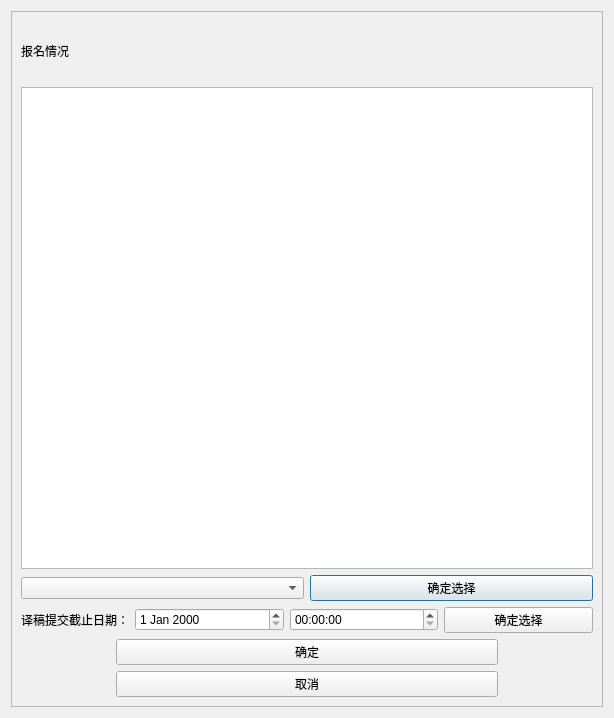
<?xml version="1.0" encoding="UTF-8"?>
<ui version="4.0">
 <class>chooseTrans_ui</class>
 <widget class="QDialog" name="chooseTrans_ui">
  <property name="geometry">
   <rect>
    <x>0</x>
    <y>0</y>
    <width>614</width>
    <height>718</height>
   </rect>
  </property>
  <property name="windowTitle">
   <string>Dialog</string>
  </property>
  <layout class="QHBoxLayout" name="horizontalLayout">
   <item>
    <widget class="QFrame" name="frame">
     <property name="styleSheet">
      <string notr="true">#frame{
	border-image: url(:/new/prefix1/m_icon/58a6bf16282d2.png);}</string>
     </property>
     <property name="frameShape">
      <enum>QFrame::StyledPanel</enum>
     </property>
     <property name="frameShadow">
      <enum>QFrame::Raised</enum>
     </property>
     <layout class="QVBoxLayout" name="verticalLayout_2">
      <item>
       <layout class="QVBoxLayout" name="verticalLayout">
        <item>
         <widget class="QLabel" name="label">
          <property name="minimumSize">
           <size>
            <width>0</width>
            <height>60</height>
           </size>
          </property>
          <property name="text">
           <string>报名情况</string>
          </property>
         </widget>
        </item>
        <item>
         <widget class="QTableWidget" name="tableWidget"/>
        </item>
        <item>
         <layout class="QHBoxLayout" name="horizontalLayout_2">
          <item>
           <widget class="QComboBox" name="comboBox"/>
          </item>
          <item>
           <widget class="QPushButton" name="btnChoose">
            <property name="cursor">
             <cursorShape>PointingHandCursor</cursorShape>
            </property>
            <property name="text">
             <string>确定选择</string>
            </property>
           </widget>
          </item>
         </layout>
        </item>
       </layout>
      </item>
      <item>
       <layout class="QHBoxLayout" name="horizontalLayout_9">
        <item>
         <widget class="QLabel" name="labelDDL">
          <property name="sizePolicy">
           <sizepolicy hsizetype="Maximum" vsizetype="Preferred">
            <horstretch>0</horstretch>
            <verstretch>0</verstretch>
           </sizepolicy>
          </property>
          <property name="text">
           <string>译稿提交截止日期：</string>
          </property>
         </widget>
        </item>
        <item>
         <widget class="QDateEdit" name="dateEditCurrent"/>
        </item>
        <item>
         <widget class="QTimeEdit" name="timeEditCurrent"/>
        </item>
        <item>
         <widget class="QPushButton" name="btnChooseTime">
          <property name="cursor">
           <cursorShape>PointingHandCursor</cursorShape>
          </property>
          <property name="text">
           <string>确定选择</string>
          </property>
         </widget>
        </item>
       </layout>
      </item>
      <item>
       <layout class="QHBoxLayout" name="horizontalLayout_3" stretch="1,4,1">
        <item>
         <spacer name="horizontalSpacer">
          <property name="orientation">
           <enum>Qt::Horizontal</enum>
          </property>
          <property name="sizeHint" stdset="0">
           <size>
            <width>40</width>
            <height>20</height>
           </size>
          </property>
         </spacer>
        </item>
        <item>
         <widget class="QPushButton" name="btnOK">
          <property name="minimumSize">
           <size>
            <width>0</width>
            <height>0</height>
           </size>
          </property>
          <property name="cursor">
           <cursorShape>PointingHandCursor</cursorShape>
          </property>
          <property name="text">
           <string>确定</string>
          </property>
         </widget>
        </item>
        <item>
         <spacer name="horizontalSpacer_2">
          <property name="orientation">
           <enum>Qt::Horizontal</enum>
          </property>
          <property name="sizeHint" stdset="0">
           <size>
            <width>40</width>
            <height>20</height>
           </size>
          </property>
         </spacer>
        </item>
       </layout>
      </item>
      <item>
       <layout class="QHBoxLayout" name="horizontalLayout_4" stretch="1,4,1">
        <item>
         <spacer name="horizontalSpacer_3">
          <property name="orientation">
           <enum>Qt::Horizontal</enum>
          </property>
          <property name="sizeHint" stdset="0">
           <size>
            <width>40</width>
            <height>20</height>
           </size>
          </property>
         </spacer>
        </item>
        <item>
         <widget class="QPushButton" name="btnCancel">
          <property name="minimumSize">
           <size>
            <width>0</width>
            <height>0</height>
           </size>
          </property>
          <property name="cursor">
           <cursorShape>PointingHandCursor</cursorShape>
          </property>
          <property name="text">
           <string>取消</string>
          </property>
         </widget>
        </item>
        <item>
         <spacer name="horizontalSpacer_4">
          <property name="orientation">
           <enum>Qt::Horizontal</enum>
          </property>
          <property name="sizeHint" stdset="0">
           <size>
            <width>40</width>
            <height>20</height>
           </size>
          </property>
         </spacer>
        </item>
       </layout>
      </item>
     </layout>
    </widget>
   </item>
  </layout>
 </widget>
 <resources/>
 <connections/>
</ui>
